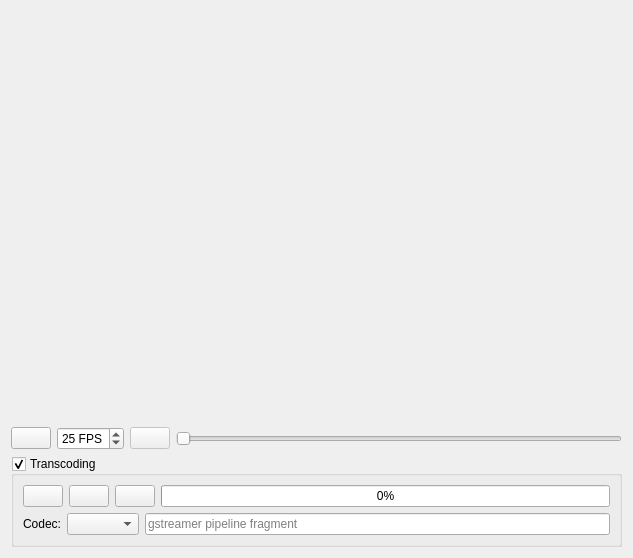
<?xml version="1.0" encoding="UTF-8"?>
<ui version="4.0">
 <class>VideoPlayer</class>
 <widget class="QWidget" name="VideoPlayer">
  <property name="geometry">
   <rect>
    <x>0</x>
    <y>0</y>
    <width>633</width>
    <height>558</height>
   </rect>
  </property>
  <property name="windowTitle">
   <string>qarv Video Player</string>
  </property>
  <layout class="QVBoxLayout" name="verticalLayout">
   <item>
    <widget class="QArv::GLVideoWidget" name="videoWidget" native="true">
     <property name="sizePolicy">
      <sizepolicy hsizetype="Expanding" vsizetype="Expanding">
       <horstretch>0</horstretch>
       <verstretch>0</verstretch>
      </sizepolicy>
     </property>
    </widget>
   </item>
   <item>
    <layout class="QHBoxLayout" name="horizontalLayout">
     <item>
      <widget class="QPushButton" name="openButton">
       <property name="toolTip">
        <string>Open a video description file for raw video.</string>
       </property>
       <property name="text">
        <string/>
       </property>
       <property name="icon">
        <iconset theme="document-open">
         <normaloff/>
        </iconset>
       </property>
      </widget>
     </item>
     <item>
      <widget class="QSpinBox" name="fpsSpinbox">
       <property name="toolTip">
        <string>Set video frame rate.</string>
       </property>
       <property name="suffix">
        <string> FPS</string>
       </property>
       <property name="minimum">
        <number>1</number>
       </property>
       <property name="value">
        <number>25</number>
       </property>
      </widget>
     </item>
     <item>
      <widget class="QPushButton" name="playButton">
       <property name="enabled">
        <bool>false</bool>
       </property>
       <property name="toolTip">
        <string>Play or pause video.</string>
       </property>
       <property name="text">
        <string/>
       </property>
       <property name="icon">
        <iconset theme="media-playback-start">
         <normaloff/>
        </iconset>
       </property>
       <property name="checkable">
        <bool>true</bool>
       </property>
      </widget>
     </item>
     <item>
      <widget class="QSlider" name="slider">
       <property name="enabled">
        <bool>false</bool>
       </property>
       <property name="orientation">
        <enum>Qt::Horizontal</enum>
       </property>
      </widget>
     </item>
    </layout>
   </item>
   <item>
    <widget class="QGroupBox" name="transcodeBox">
     <property name="enabled">
      <bool>true</bool>
     </property>
     <property name="title">
      <string>Transcoding</string>
     </property>
     <property name="checkable">
      <bool>true</bool>
     </property>
     <property name="checked">
      <bool>true</bool>
     </property>
     <layout class="QVBoxLayout" name="verticalLayout_2">
      <item>
       <layout class="QHBoxLayout" name="horizontalLayout_2">
        <item>
         <widget class="QPushButton" name="leftMarkButton">
          <property name="icon">
           <iconset theme="go-first"/>
          </property>
          <property name="checkable">
           <bool>true</bool>
          </property>
         </widget>
        </item>
        <item>
         <widget class="QPushButton" name="rightMarkButton">
          <property name="icon">
           <iconset theme="go-last"/>
          </property>
          <property name="checkable">
           <bool>true</bool>
          </property>
         </widget>
        </item>
        <item>
         <widget class="QPushButton" name="transcodeButton">
          <property name="enabled">
           <bool>true</bool>
          </property>
          <property name="icon">
           <iconset theme="media-record"/>
          </property>
          <property name="checkable">
           <bool>true</bool>
          </property>
         </widget>
        </item>
        <item>
         <widget class="QProgressBar" name="transcodeBar">
          <property name="value">
           <number>0</number>
          </property>
         </widget>
        </item>
       </layout>
      </item>
      <item>
       <layout class="QHBoxLayout" name="horizontalLayout_3">
        <item>
         <widget class="QLabel" name="label">
          <property name="text">
           <string>Codec:</string>
          </property>
         </widget>
        </item>
        <item>
         <widget class="QComboBox" name="codecBox"/>
        </item>
        <item>
         <widget class="QLineEdit" name="gstLine">
          <property name="enabled">
           <bool>true</bool>
          </property>
          <property name="frame">
           <bool>true</bool>
          </property>
          <property name="placeholderText">
           <string notr="true">gstreamer pipeline fragment</string>
          </property>
         </widget>
        </item>
       </layout>
      </item>
     </layout>
    </widget>
   </item>
  </layout>
 </widget>
 <customwidgets>
  <customwidget>
   <class>QArv::GLVideoWidget</class>
   <extends>QWidget</extends>
   <header>glvideowidget.h</header>
   <container>1</container>
  </customwidget>
 </customwidgets>
 <resources>
  <include location="../../res/icons/icons.qrc"/>
 </resources>
 <connections/>
</ui>
